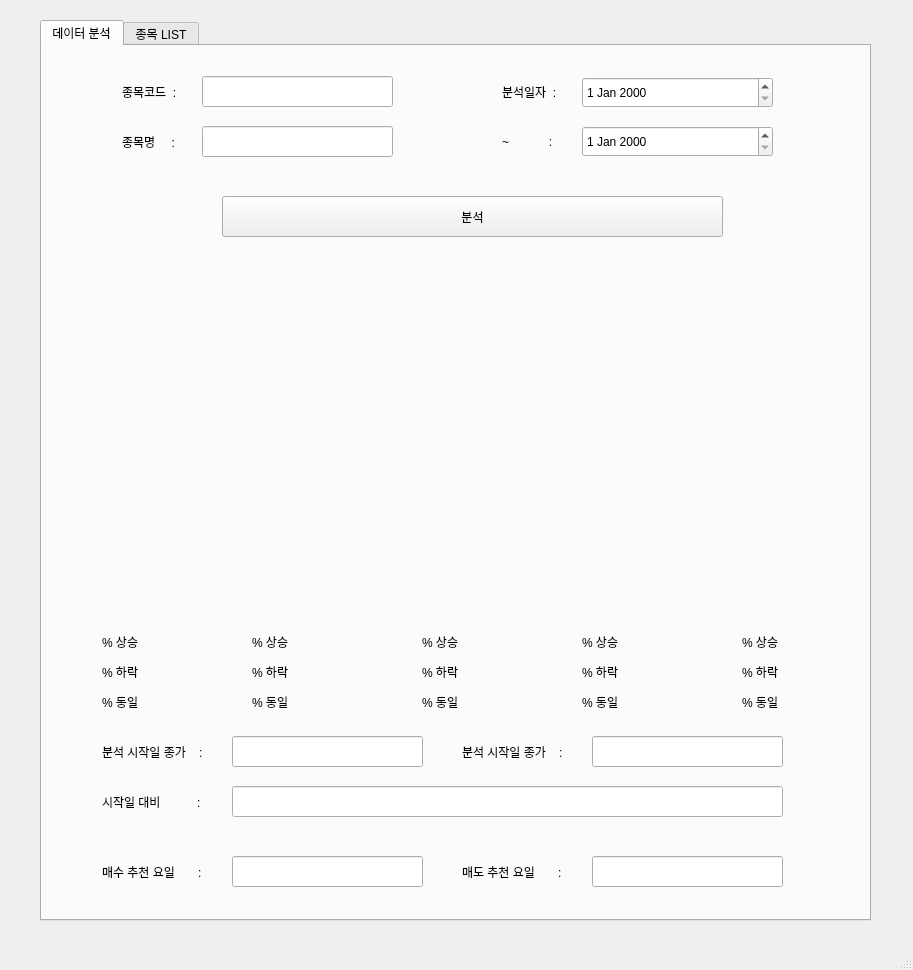
<?xml version="1.0" encoding="UTF-8"?>
<ui version="4.0">
 <class>MainWindow</class>
 <widget class="QMainWindow" name="MainWindow">
  <property name="geometry">
   <rect>
    <x>0</x>
    <y>0</y>
    <width>913</width>
    <height>970</height>
   </rect>
  </property>
  <property name="windowTitle">
   <string>주가 분석 프로그램 (Prod. 인생력전)</string>
  </property>
  <widget class="QWidget" name="centralwidget">
   <widget class="QTabWidget" name="tabWidget">
    <property name="geometry">
     <rect>
      <x>40</x>
      <y>20</y>
      <width>831</width>
      <height>901</height>
     </rect>
    </property>
    <property name="currentIndex">
     <number>0</number>
    </property>
    <widget class="QWidget" name="main_tab">
     <attribute name="title">
      <string>데이터 분석</string>
     </attribute>
     <widget class="QLineEdit" name="code_lineEdit">
      <property name="geometry">
       <rect>
        <x>160</x>
        <y>30</y>
        <width>191</width>
        <height>31</height>
       </rect>
      </property>
     </widget>
     <widget class="QLabel" name="codelabel">
      <property name="geometry">
       <rect>
        <x>80</x>
        <y>30</y>
        <width>71</width>
        <height>31</height>
       </rect>
      </property>
      <property name="text">
       <string>종목코드  : </string>
      </property>
      <property name="textFormat">
       <enum>Qt::AutoText</enum>
      </property>
     </widget>
     <widget class="QLineEdit" name="name_lineEdit">
      <property name="geometry">
       <rect>
        <x>160</x>
        <y>80</y>
        <width>191</width>
        <height>31</height>
       </rect>
      </property>
     </widget>
     <widget class="QLabel" name="namelabel">
      <property name="geometry">
       <rect>
        <x>80</x>
        <y>80</y>
        <width>71</width>
        <height>31</height>
       </rect>
      </property>
      <property name="text">
       <string>종목명     : </string>
      </property>
     </widget>
     <widget class="QLabel" name="startdate">
      <property name="geometry">
       <rect>
        <x>460</x>
        <y>30</y>
        <width>71</width>
        <height>31</height>
       </rect>
      </property>
      <property name="text">
       <string>분석일자  : </string>
      </property>
     </widget>
     <widget class="QLabel" name="enddate">
      <property name="geometry">
       <rect>
        <x>460</x>
        <y>80</y>
        <width>71</width>
        <height>31</height>
       </rect>
      </property>
      <property name="text">
       <string>~            :</string>
      </property>
     </widget>
     <widget class="QDateEdit" name="start_dateEdit">
      <property name="geometry">
       <rect>
        <x>540</x>
        <y>31</y>
        <width>191</width>
        <height>31</height>
       </rect>
      </property>
     </widget>
     <widget class="QDateEdit" name="end_dateEdit">
      <property name="geometry">
       <rect>
        <x>540</x>
        <y>80</y>
        <width>191</width>
        <height>31</height>
       </rect>
      </property>
     </widget>
     <widget class="QLabel" name="mon_up_label">
      <property name="geometry">
       <rect>
        <x>60</x>
        <y>590</y>
        <width>56</width>
        <height>12</height>
       </rect>
      </property>
      <property name="text">
       <string>% 상승</string>
      </property>
     </widget>
     <widget class="QLabel" name="mon_down_label">
      <property name="geometry">
       <rect>
        <x>60</x>
        <y>620</y>
        <width>56</width>
        <height>12</height>
       </rect>
      </property>
      <property name="text">
       <string>% 하락</string>
      </property>
     </widget>
     <widget class="QLabel" name="mon_eq_label">
      <property name="geometry">
       <rect>
        <x>60</x>
        <y>650</y>
        <width>56</width>
        <height>12</height>
       </rect>
      </property>
      <property name="text">
       <string>% 동일</string>
      </property>
     </widget>
     <widget class="QLabel" name="tue_eq_label">
      <property name="geometry">
       <rect>
        <x>210</x>
        <y>650</y>
        <width>56</width>
        <height>12</height>
       </rect>
      </property>
      <property name="text">
       <string>% 동일</string>
      </property>
     </widget>
     <widget class="QLabel" name="tue_down_label">
      <property name="geometry">
       <rect>
        <x>210</x>
        <y>620</y>
        <width>56</width>
        <height>12</height>
       </rect>
      </property>
      <property name="text">
       <string>% 하락</string>
      </property>
     </widget>
     <widget class="QLabel" name="tue_up_label">
      <property name="geometry">
       <rect>
        <x>210</x>
        <y>590</y>
        <width>56</width>
        <height>12</height>
       </rect>
      </property>
      <property name="text">
       <string>% 상승</string>
      </property>
     </widget>
     <widget class="QLabel" name="wed_up_label">
      <property name="geometry">
       <rect>
        <x>380</x>
        <y>590</y>
        <width>56</width>
        <height>12</height>
       </rect>
      </property>
      <property name="text">
       <string>% 상승</string>
      </property>
     </widget>
     <widget class="QLabel" name="wed_eq_label">
      <property name="geometry">
       <rect>
        <x>380</x>
        <y>650</y>
        <width>56</width>
        <height>12</height>
       </rect>
      </property>
      <property name="text">
       <string>% 동일</string>
      </property>
     </widget>
     <widget class="QLabel" name="wed_down_label">
      <property name="geometry">
       <rect>
        <x>380</x>
        <y>620</y>
        <width>56</width>
        <height>12</height>
       </rect>
      </property>
      <property name="text">
       <string>% 하락</string>
      </property>
     </widget>
     <widget class="QLabel" name="thu_down_label">
      <property name="geometry">
       <rect>
        <x>540</x>
        <y>620</y>
        <width>56</width>
        <height>12</height>
       </rect>
      </property>
      <property name="text">
       <string>% 하락</string>
      </property>
     </widget>
     <widget class="QLabel" name="thu_up_label">
      <property name="geometry">
       <rect>
        <x>540</x>
        <y>590</y>
        <width>56</width>
        <height>12</height>
       </rect>
      </property>
      <property name="text">
       <string>% 상승</string>
      </property>
     </widget>
     <widget class="QLabel" name="thu_eq_label">
      <property name="geometry">
       <rect>
        <x>540</x>
        <y>650</y>
        <width>56</width>
        <height>12</height>
       </rect>
      </property>
      <property name="text">
       <string>% 동일</string>
      </property>
     </widget>
     <widget class="QLabel" name="fri_eq_label">
      <property name="geometry">
       <rect>
        <x>700</x>
        <y>650</y>
        <width>56</width>
        <height>12</height>
       </rect>
      </property>
      <property name="text">
       <string>% 동일</string>
      </property>
     </widget>
     <widget class="QLabel" name="fri_up_label">
      <property name="geometry">
       <rect>
        <x>700</x>
        <y>590</y>
        <width>56</width>
        <height>12</height>
       </rect>
      </property>
      <property name="text">
       <string>% 상승</string>
      </property>
     </widget>
     <widget class="QLabel" name="fri_down_label">
      <property name="geometry">
       <rect>
        <x>700</x>
        <y>620</y>
        <width>56</width>
        <height>12</height>
       </rect>
      </property>
      <property name="text">
       <string>% 하락</string>
      </property>
     </widget>
     <widget class="PlotWidget" name="graphWidget" native="true">
      <property name="geometry">
       <rect>
        <x>40</x>
        <y>210</y>
        <width>731</width>
        <height>341</height>
       </rect>
      </property>
     </widget>
     <widget class="QPushButton" name="searchbtn">
      <property name="geometry">
       <rect>
        <x>180</x>
        <y>150</y>
        <width>501</width>
        <height>41</height>
       </rect>
      </property>
      <property name="text">
       <string>분석</string>
      </property>
     </widget>
     <widget class="QLineEdit" name="anal_start_val_edit">
      <property name="geometry">
       <rect>
        <x>190</x>
        <y>690</y>
        <width>191</width>
        <height>31</height>
       </rect>
      </property>
     </widget>
     <widget class="QLabel" name="anal_start_value">
      <property name="geometry">
       <rect>
        <x>60</x>
        <y>690</y>
        <width>121</width>
        <height>31</height>
       </rect>
      </property>
      <property name="text">
       <string>분석 시작일 종가    :</string>
      </property>
      <property name="textFormat">
       <enum>Qt::AutoText</enum>
      </property>
     </widget>
     <widget class="QLineEdit" name="anal_end_val_edit">
      <property name="geometry">
       <rect>
        <x>550</x>
        <y>690</y>
        <width>191</width>
        <height>31</height>
       </rect>
      </property>
     </widget>
     <widget class="QLabel" name="anal_end_value">
      <property name="geometry">
       <rect>
        <x>420</x>
        <y>690</y>
        <width>121</width>
        <height>31</height>
       </rect>
      </property>
      <property name="text">
       <string>분석 시작일 종가    :</string>
      </property>
      <property name="textFormat">
       <enum>Qt::AutoText</enum>
      </property>
     </widget>
     <widget class="QLineEdit" name="diff_data_edit">
      <property name="geometry">
       <rect>
        <x>190</x>
        <y>740</y>
        <width>551</width>
        <height>31</height>
       </rect>
      </property>
     </widget>
     <widget class="QLabel" name="diff_data_label">
      <property name="geometry">
       <rect>
        <x>60</x>
        <y>740</y>
        <width>121</width>
        <height>31</height>
       </rect>
      </property>
      <property name="text">
       <string>시작일 대비           :</string>
      </property>
      <property name="textFormat">
       <enum>Qt::AutoText</enum>
      </property>
     </widget>
     <widget class="QLineEdit" name="rcmd_buy_date_edit">
      <property name="geometry">
       <rect>
        <x>190</x>
        <y>810</y>
        <width>191</width>
        <height>31</height>
       </rect>
      </property>
     </widget>
     <widget class="QLabel" name="rcmd_buy_date_label">
      <property name="geometry">
       <rect>
        <x>60</x>
        <y>810</y>
        <width>121</width>
        <height>31</height>
       </rect>
      </property>
      <property name="text">
       <string>매수 추천 요일       :</string>
      </property>
      <property name="textFormat">
       <enum>Qt::AutoText</enum>
      </property>
     </widget>
     <widget class="QLabel" name="rcmd_sell_date_label">
      <property name="geometry">
       <rect>
        <x>420</x>
        <y>810</y>
        <width>121</width>
        <height>31</height>
       </rect>
      </property>
      <property name="text">
       <string>매도 추천 요일       :</string>
      </property>
      <property name="textFormat">
       <enum>Qt::AutoText</enum>
      </property>
     </widget>
     <widget class="QLineEdit" name="rcmd_sell_date_edit">
      <property name="geometry">
       <rect>
        <x>550</x>
        <y>810</y>
        <width>191</width>
        <height>31</height>
       </rect>
      </property>
     </widget>
    </widget>
    <widget class="QWidget" name="list_tab">
     <attribute name="title">
      <string>종목 LIST</string>
     </attribute>
     <widget class="QTableWidget" name="tableWidget">
      <property name="geometry">
       <rect>
        <x>100</x>
        <y>40</y>
        <width>621</width>
        <height>811</height>
       </rect>
      </property>
      <property name="rowCount">
       <number>31</number>
      </property>
      <property name="columnCount">
       <number>6</number>
      </property>
      <attribute name="verticalHeaderVisible">
       <bool>false</bool>
      </attribute>
      <row/>
      <row/>
      <row/>
      <row/>
      <row/>
      <row/>
      <row/>
      <row/>
      <row/>
      <row/>
      <row/>
      <row/>
      <row/>
      <row/>
      <row/>
      <row/>
      <row/>
      <row/>
      <row/>
      <row/>
      <row/>
      <row/>
      <row/>
      <row/>
      <row/>
      <row/>
      <row/>
      <row/>
      <row/>
      <row/>
      <row/>
      <column/>
      <column/>
      <column/>
      <column/>
      <column/>
      <column/>
     </widget>
    </widget>
   </widget>
  </widget>
  <widget class="QMenuBar" name="menubar">
   <property name="geometry">
    <rect>
     <x>0</x>
     <y>0</y>
     <width>913</width>
     <height>21</height>
    </rect>
   </property>
  </widget>
  <widget class="QStatusBar" name="statusbar"/>
 </widget>
 <customwidgets>
  <customwidget>
   <class>PlotWidget</class>
   <extends>QWidget</extends>
   <header>pyqtgraph</header>
   <container>1</container>
  </customwidget>
 </customwidgets>
 <resources/>
 <connections/>
</ui>
